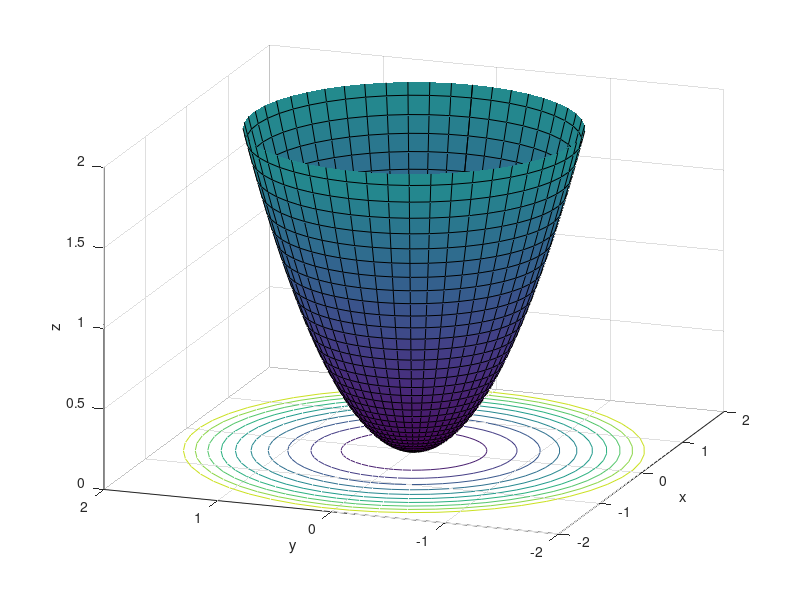

MATLAB code to generate this figure:
clf;
clc;
clear all;
phi = linspace(0,2*pi,50);
r = linspace(0,2,50);
[r p] = meshgrid(r,phi);
x = r.*cos(p);
y = r.*sin(p);
%t1 = [];
z = x.^2 + y.^2;zlim([0 2]);
%for i=1:50
%    tam = linspace(x.^2+y.^2,2,50);
%    t1 = [t1 tam']
%end
%z = t1;
surfc(x,y,z);
%surf(x,y,z);
zlim([0 2])

hold on
grid on
view(-70,22);
rotate3d on
xlabel('x');
ylabel('y');
zlabel('z');